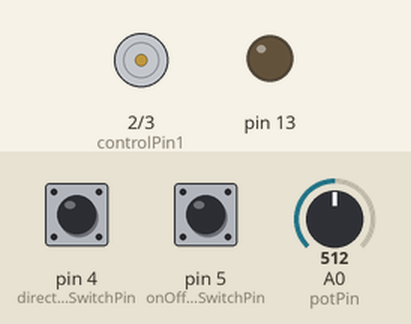
Recording of a sketch running on a simulated Arduino Uno, built with avr-gcc and run on an emulated ATmega328P. Parts: motor-driver pin pairs drawn as motors (green arrow = first pin HIGH = forward, orange = second pin HIGH = backward, longer = more drive, scaled by the enable pin), output pins drawn as LEDs (lit = HIGH). The test bench sets the inputs (shaded band); at power-on: pin 5 (onOffSwitchStateSwitchPin) LOW, A0 (potPin) = 512, pin 4 (directionSwitchPin) LOW. What the sketch prints to the serial monitor is not drawn.

Above: at 1.2 s.
1.3 s: pin 5 (onOffSwitchStateSwitchPin) pulled HIGH for 0.15 s
At 2.6 s:
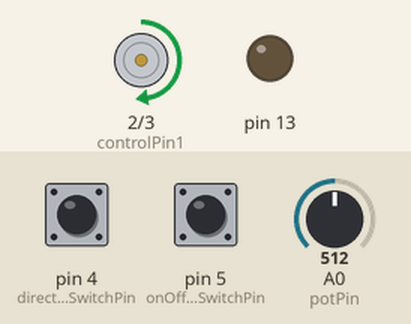
2.9 s: A0 (potPin) set to 716
At 3.2 s:
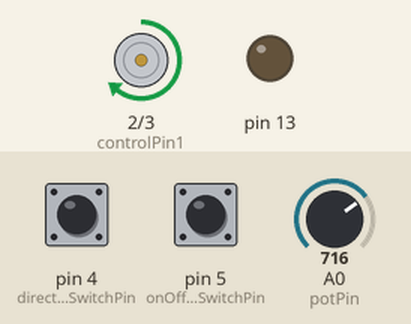
4.4 s: pin 4 (directionSwitchPin) pulled HIGH for 0.15 s
At 5.6 s:
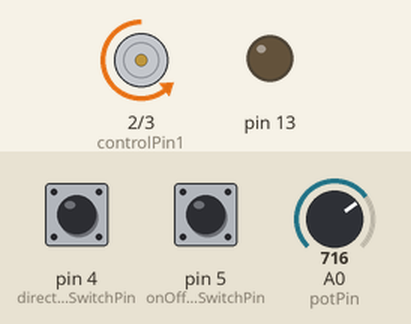
6.0 s: A0 (potPin) set to 900
At 6.8 s:
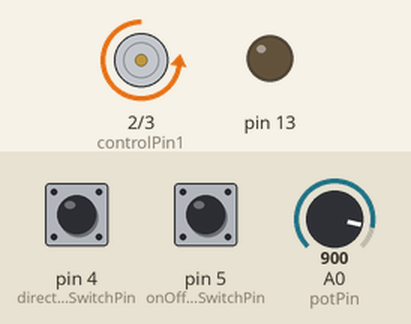
7.5 s: pin 4 (directionSwitchPin) pulled HIGH for 1 s
At 7.9 s:
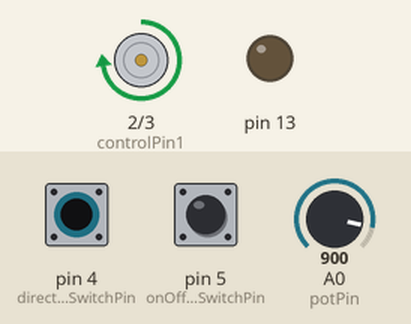
10.0 s: pin 5 (onOffSwitchStateSwitchPin) pulled HIGH for 1 s
At 10.8 s:
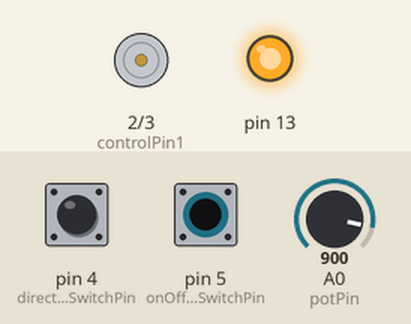
Timing chart, 0 to 13.0 s (numbered marks = the images above; inputs shaded):
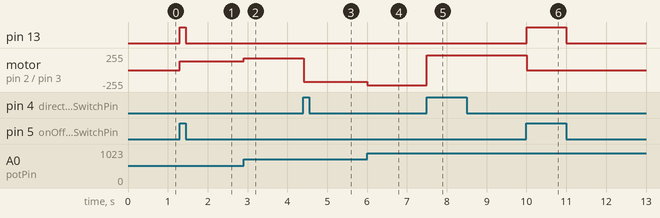

The sketch:

pag108.ino
```cpp
#include <Bounce2.h>


const int controlPin1 = 2;
const int controlPin2 = 3;
const int enablePin = 9;
const int directionSwitchPin = 4;
const int onOffSwitchStateSwitchPin = 5;
const int potPin = A0;

int onOffSwitchState = 0;
int previousOnOffSwitchState = 0;
int directionSwitchState = 0;
int previousDirectionSwitchState = 0;

int motorEnabled = 0;
int motorSpeed = 0;
int motorDirection = 1;

void setup() {
  pinMode(directionSwitchPin, INPUT);
  pinMode(onOffSwitchStateSwitchPin, INPUT);
  pinMode(controlPin1, OUTPUT);
  pinMode(controlPin2, OUTPUT);
  pinMode(enablePin, OUTPUT);
  pinMode(13, OUTPUT);
digitalWrite(enablePin, LOW);
digitalWrite(13, LOW);
Serial.begin(9600);
}

void loop() {
  Serial.println(motorEnabled);
  onOffSwitchState = digitalRead(onOffSwitchStateSwitchPin);
  delay(1);
  directionSwitchState = digitalRead(directionSwitchPin);
  motorSpeed = analogRead(potPin)/4;
  //Serial.println(motorSpeed);


  if(onOffSwitchState != previousOnOffSwitchState){
    if(onOffSwitchState == HIGH){
      motorEnabled = not(motorEnabled);
      digitalWrite(13, HIGH);
    }else{
      digitalWrite(13, LOW);
    }
  }


  if(directionSwitchState != previousDirectionSwitchState){
    if(directionSwitchState == HIGH){
      motorDirection = not(motorDirection);
    }
  }

  if(motorDirection == 1){
    digitalWrite(controlPin1, HIGH);
    digitalWrite(controlPin2, LOW);

  }else {
    digitalWrite(controlPin1, LOW);
    digitalWrite(controlPin2, HIGH);
  }


  if(motorEnabled == 1){
    analogWrite(enablePin, motorSpeed);
    Serial.println(motorSpeed);
  }else {
    analogWrite(enablePin, 0);

  }
previousDirectionSwitchState = directionSwitchState;
previousOnOffSwitchState =  onOffSwitchState;

}
```

Measured:
- after the input at 1.3 s, pin 13: LOW → HIGH at once, → LOW 0.15 s later; motor on pin 2 (controlPin1) / pin 3 (controlPin2): stopped → forward 128/255 at once
- after the input at 2.9 s, motor on pin 2 (controlPin1) / pin 3 (controlPin2): forward 128/255 → forward 179/255 at once
- after the input at 4.4 s, motor on pin 2 (controlPin1) / pin 3 (controlPin2): forward 179/255 → backward 179/255 at once
- after the input at 6.0 s, motor on pin 2 (controlPin1) / pin 3 (controlPin2): backward 179/255 → backward 225/255 at once
- after the input at 7.5 s, motor on pin 2 (controlPin1) / pin 3 (controlPin2): backward 225/255 → forward 225/255 at once
- after the input at 10.0 s, pin 13: LOW → HIGH at once, → LOW 1.0 s later; motor on pin 2 (controlPin1) / pin 3 (controlPin2): forward 225/255 → stopped at once
